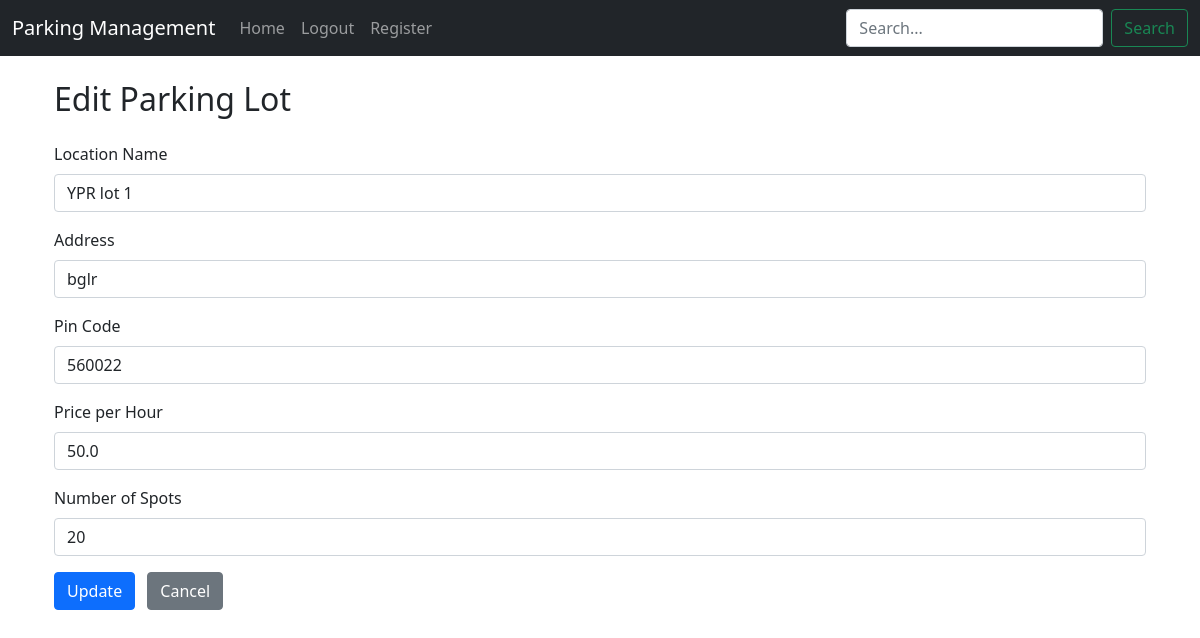
/edit_parking/1 (signed in), run on an earlier commit of the app's database.
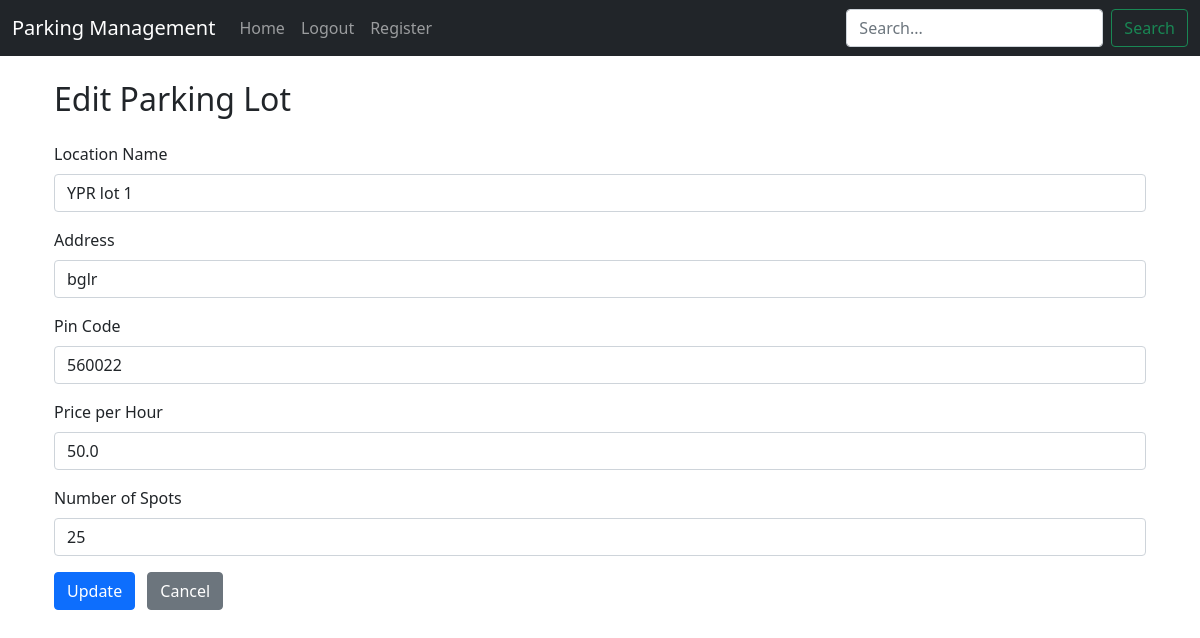
And on a later commit of the database.
### app.py (models this page shows)
class Parking(db.Model):
    __tablename__ = "parking"
    id = db.Column(db.Integer, primary_key=True)
    primary_location_name = db.Column(db.String(20), nullable=False)
    address = db.Column(db.String(20), nullable=False)
    pin_code = db.Column(db.String(20), nullable=False)
    price = db.Column(db.Float, nullable=False)
    number_of_spots = db.Column(db.Integer, nullable=False)
    spots = db.relationship(
        "parkingSpot", back_populates="parking", cascade="all, delete-orphan"
    )

### app.py (the view, shortened to what this page needs)
@app.route("/edit_parking/<int:parking_id>", methods=["GET", "POST"])
def edit_parking(parking_id):
    if "username" not in session or session["username"] != "admin":
        return redirect(url_for("login"))
    parking = Parking.query.get_or_404(parking_id)
    return render_template("edit_parking.html", parking=parking)

### templates/edit_parking.html (shortened to what this page needs)
{% extends 'base.html' %}
{% block content %}
<div class="container mt-4">
    <h2 class="mb-4">Edit Parking Lot</h2>
    <form method="POST" action="">
        <div class="mb-3">
            <label for="primary_location_name" class="form-label">Location Name</label>
            <input type="text" class="form-control" id="primary_location_name" name="primary_location_name" value="{{ parking.primary_location_name }}" required>
        </div>
        <div class="mb-3">
            <label for="address" class="form-label">Address</label>
            <input type="text" class="form-control" id="address" name="address" value="{{ parking.address }}" required>
        </div>
        <div class="mb-3">
            <label for="pin_code" class="form-label">Pin Code</label>
            <input type="text" class="form-control" id="pin_code" name="pin_code" value="{{ parking.pin_code }}" required>
        </div>
        <div class="mb-3">
            <label for="price" class="form-label">Price per Hour</label>
            <input type="number" class="form-control" id="price" name="price" value="{{ parking.price }}" step="0.01" required>
        </div>
        <div class="mb-3">
            <label for="number_of_spots" class="form-label">Number of Spots</label>
            <input type="number" class="form-control" id="number_of_spots" name="number_of_spots" value="{{ parking.number_of_spots }}" required>
        </div>
        <button type="submit" class="btn btn-primary">Update</button>
        <a href="{{ url_for('admin') }}" class="btn btn-secondary ms-2">Cancel</a>
    </form>
</div>
{% endblock %}

What changed in the data, as far as the page shows it:
changed Parking "YPR lot 1": number_of_spots "20" → "25"
